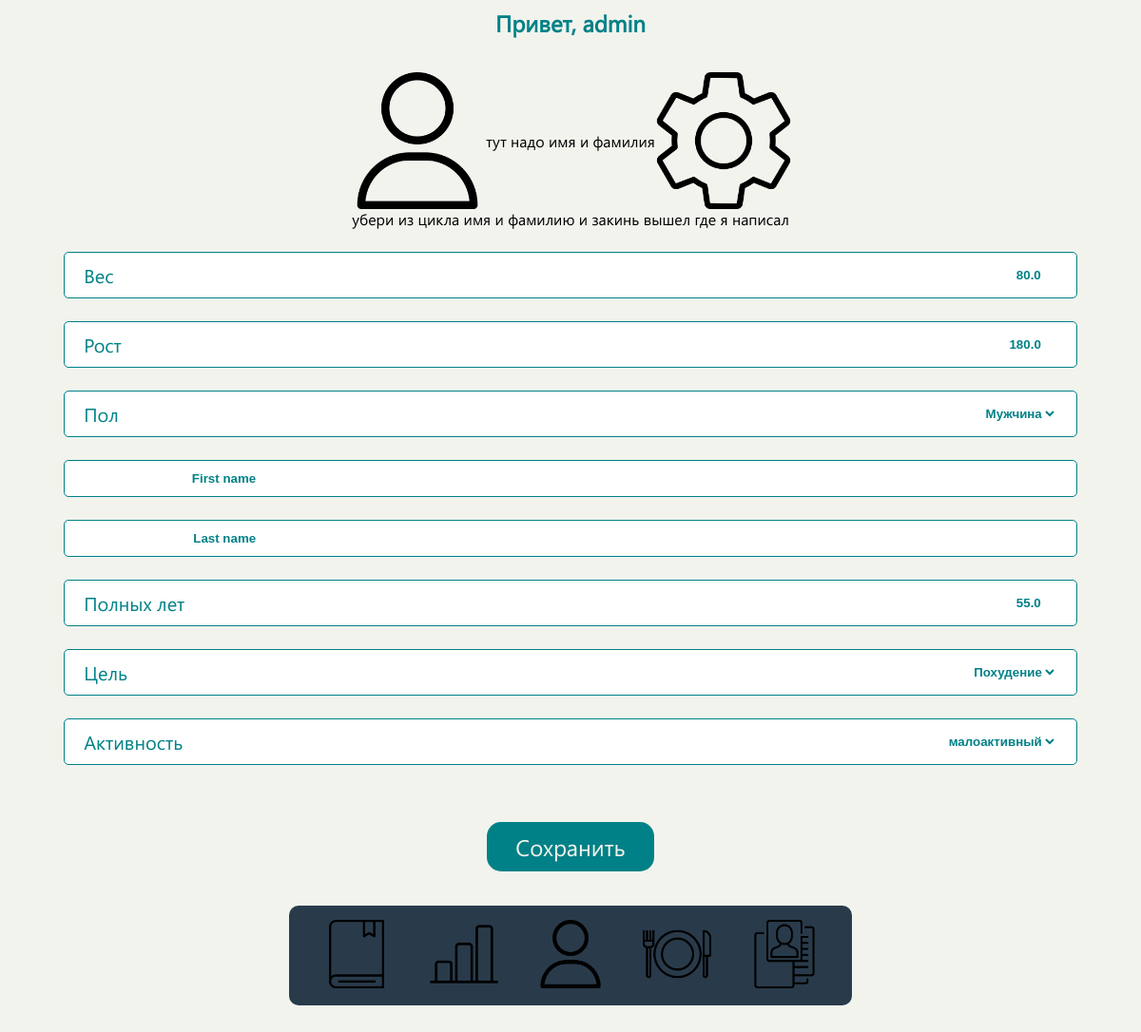
Page /edit_person_info/ (signed in) on the earlier database version.
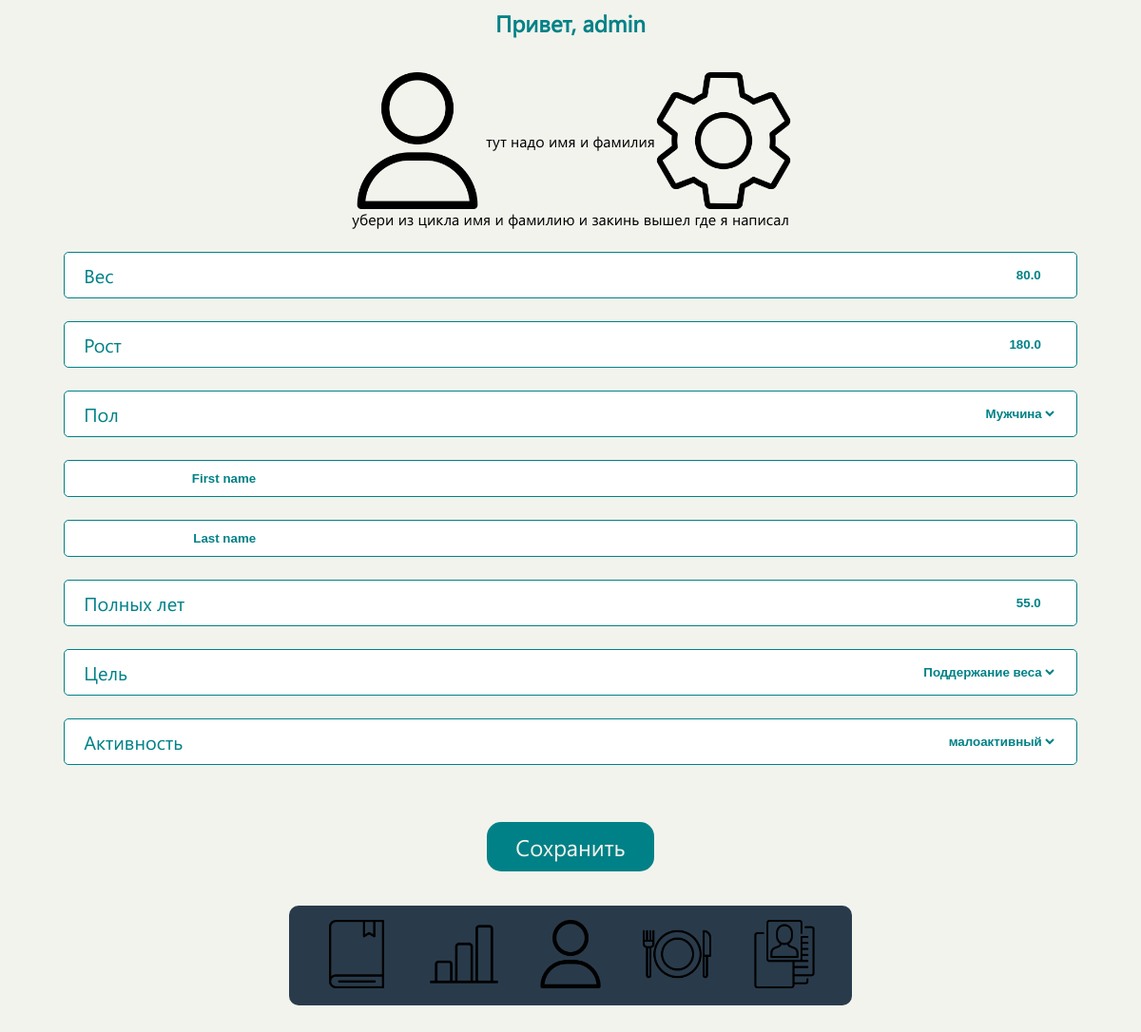
Same page on the later database version.
### webflut/models.py (models this page shows, shortened)
class Personal_Inform(models.Model):
    user = models.ForeignKey(User, on_delete=models.CASCADE)  # Add this line
    first_name = models.CharField(max_length=10)
    last_name = models.CharField(max_length=10)
    SEX_CHOICES = [
        ('M', 'Мужчина'),
        ('F', 'Женщина'),
        ('', ''),
    ]
    sex = models.CharField(max_length=1, choices=SEX_CHOICES, default='')
    date_of_birth = models.FloatField(default=0)
    weight = models.FloatField(default=0)
    height = models.FloatField(default=0)
    GOAL_CHOICES = [
        ('L', 'Похудение'),
        ('M', 'Набор массы'),
        ('F', 'Поддержание веса'),
    ]
    goals = models.CharField(max_length=1, choices=GOAL_CHOICES, default='L')
    ACTIVE_CHOICES = [
        ('L', 'малоактивный'),
        ('M', 'активный'),
    ]
    active = models.CharField(max_length=1, choices=ACTIVE_CHOICES, default='L')
    class Meta:
        verbose_name = 'Личная Информация'
        verbose_name_plural = 'Личная Информация'

### webflut/views.py (the view)
# urls.py: path('edit_person_info/', views.edit_person_info, name='edit_person_info'),
def edit_person_info(request):
    personal_info = Personal_Inform.objects.get(user=request.user)
    if request.method == 'POST':
        form = PersonalInformForm(request.POST, instance=personal_info)
        if form.is_valid():
            form.save()
            return redirect('home')  # Redirect to the successful registration page
    else:
        form = PersonalInformForm(instance=personal_info)
    return render(request, 'edit_person_info.html', {'form': form})

### webflut/forms.py
class PersonalInformForm(forms.ModelForm):
    class Meta:
        model = Personal_Inform
        fields = ['weight', 'height', 'sex', 'first_name', 'last_name', 'date_of_birth',  'goals', 'active',]

### webflut/templates/edit_person_info.html (shortened to what this page needs)
{% load static %}
<!DOCTYPE html>
<html lang="en">
<head>
    <link href="{% static 'css/Profile Page/pers_info.css' %}" rel="stylesheet" />
</head>
<body>
    <text class="title">Привет, {{ request.user.username }}</text>
<div class="title-div">
    <img src="{% static 'accets/profile.png' %}"/>
    тут надо имя и фамилия
    <img src="{% static 'accets/settings.png' %}"/>
</div>
убери из цикла имя и фамилию и закинь вышел где я написал
    <form method="post">
        {% for field in form %}
        <div class="common-class">
            {% if field.name == 'weight' %}
            <text>Вес</text>
            {% elif field.name == 'height' %}
            <text>Рост</text>
            {% elif field.name == 'sex' %}
            <text>Пол</text>
            {% elif field.name == 'date_of_birth' %}
            <text>Полных лет</text>
            {% elif field.name == 'goals' %}
            <text>Цель</text>
            {% elif field.name == 'active' %}
            <text>Активность</text>
            {% endif %}
            {{ field }}
        </div>
        {% endfor %}
        <button type="submit" class="save">Сохранить</button>
    </form>
    {% block content %}
    {% include 'footer.html' %}
    {% endblock %}
</body>
</html>

Differences in the rows shown:
changed Personal_Inform "Мужчина": goals "Похудение" → "Поддержание веса"
